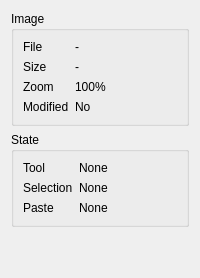
       <widget class="QWidget" name="page_info">
        <layout class="QVBoxLayout" name="layout_page_info">
         <item>
          <widget class="QGroupBox" name="group_info_image">
           <property name="title">
            <string>Image</string>
           </property>
           <layout class="QFormLayout" name="form_info_image">
            <item row="0" column="0">
             <widget class="QLabel" name="label_info_file">
              <property name="text">
               <string>File</string>
              </property>
             </widget>
            </item>
            <item row="0" column="1">
             <widget class="QLabel" name="label_info_file_value">
              <property name="text">
               <string>-</string>
              </property>
             </widget>
            </item>
            <item row="1" column="0">
             <widget class="QLabel" name="label_info_size">
              <property name="text">
               <string>Size</string>
              </property>
             </widget>
            </item>
            <item row="1" column="1">
             <widget class="QLabel" name="label_info_size_value">
              <property name="text">
               <string>-</string>
              </property>
             </widget>
            </item>
            <item row="2" column="0">
             <widget class="QLabel" name="label_info_zoom">
              <property name="text">
               <string>Zoom</string>
              </property>
             </widget>
            </item>
            <item row="2" column="1">
             <widget class="QLabel" name="label_info_zoom_value">
              <property name="text">
               <string>100%</string>
              </property>
             </widget>
            </item>
            <item row="3" column="0">
             <widget class="QLabel" name="label_info_modified">
              <property name="text">
               <string>Modified</string>
              </property>
             </widget>
            </item>
            <item row="3" column="1">
             <widget class="QLabel" name="label_info_modified_value">
              <property name="text">
               <string>No</string>
              </property>
             </widget>
            </item>
           </layout>
          </widget>
         </item>
         <item>
          <widget class="QGroupBox" name="group_info_state">
           <property name="title">
            <string>State</string>
           </property>
           <layout class="QFormLayout" name="form_info_state">
            <item row="0" column="0">
             <widget class="QLabel" name="label_info_tool">
              <property name="text">
               <string>Tool</string>
              </property>
             </widget>
            </item>
            <item row="0" column="1">
             <widget class="QLabel" name="label_info_tool_value">
              <property name="text">
               <string>None</string>
              </property>
             </widget>
            </item>
            <item row="1" column="0">
             <widget class="QLabel" name="label_info_selection">
              <property name="text">
               <string>Selection</string>
              </property>
             </widget>
            </item>
            <item row="1" column="1">
             <widget class="QLabel" name="label_info_selection_value">
              <property name="text">
               <string>None</string>
              </property>
             </widget>
            </item>
            <item row="2" column="0">
             <widget class="QLabel" name="label_info_paste">
              <property name="text">
               <string>Paste</string>
              </property>
             </widget>
            </item>
            <item row="2" column="1">
             <widget class="QLabel" name="label_info_paste_value">
              <property name="text">
               <string>None</string>
              </property>
             </widget>
            </item>
           </layout>
          </widget>
         </item>
         <item>
          <spacer name="spacer_page_info">
           <property name="orientation">
            <enum>Qt::Vertical</enum>
           </property>
           <property name="sizeHint" stdset="0">
            <size>
             <width>20</width>
             <height>40</height>
            </size>
           </property>
          </spacer>
         </item>
        </layout>
       </widget>
